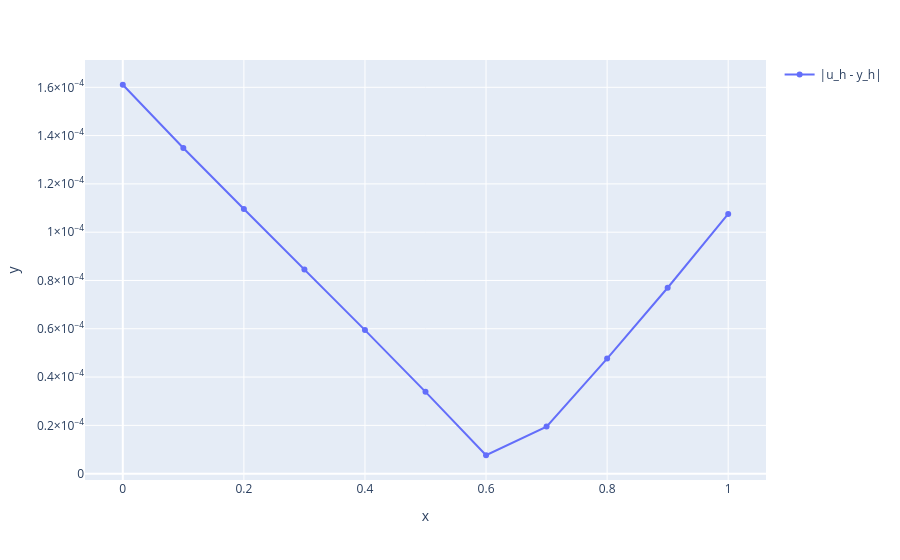

The code cell stored with this chart in its notebook:
### Markdown cell above
# Погрешность

### Code cell
figure = px.line(x=x_i, y=np.abs(u_i - y_i), markers=True)
figure.update_traces(name="|u_h - y_h|", showlegend=True)
figure.update_layout(yaxis=dict(exponentformat="power"))
figure.show()

### Figure 1 — Plotly figure (JSON) as saved in the notebook; plotly's stock layout.template omitted (floating-point values rounded to 4 significant figures)
{"data": [{"hovertemplate": "x=%{x}<br>y=%{y}<extra></extra>", "legendgroup": "", "line": {"color": "#636efa", "dash": "solid"}, "marker": {"symbol": "circle"}, "mode": "lines+markers", "name": "|u_h - y_h|", "orientation": "v", "showlegend": true, "type": "scatter", "x": [0.0, 0.1, 0.2, 0.3, 0.4, 0.5, 0.6, 0.7, 0.8, 0.9, 1.0], "xaxis": "x", "y": [0.0001611, 0.0001349, 0.0001096, 8.457e-05, 5.944e-05, 3.388e-05, 7.627e-06, 1.95e-05, 4.766e-05, 7.698e-05, 0.0001076], "yaxis": "y"}], "layout": {"legend": {"tracegroupgap": 0}, "margin": {"t": 60}, "xaxis": {"anchor": "y", "domain": [0, 1], "title": {"text": "x"}}, "yaxis": {"anchor": "x", "domain": [0, 1], "exponentformat": "power", "title": {"text": "y"}}}}
